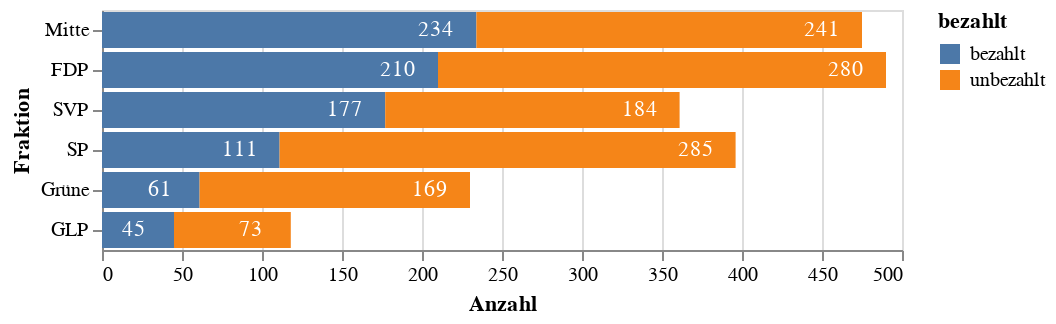

The cell this chart's notebook holds for it:
### Code cell
source = duckdb.query('''
    select fraktion_lang fraktion, 'bezahlt' bezahlt, count(case bezahlt when 'ja' then 1 end) count, count(case bezahlt when 'ja' then 1 end) sort
    from df_bekannt b
    join df_fraktionen f on f.fraktion = b.fraktion
    group by 1, 2
    union all
    select fraktion_lang fraktion, 'unbezahlt' bezahlt, count(case bezahlt when 'nein' then 1 end), count(case bezahlt when 'ja' then 1 end)
    from df_bekannt b
    join df_fraktionen f on f.fraktion = b.fraktion
    group by 1, 2
''').to_df()

bars = alt.Chart(source).mark_bar(opacity=1.0).encode(
    x=alt.X('count', title='Anzahl', sort='-x', stack='zero'),
    y=alt.Y('fraktion', sort=alt.EncodingSortField('sort', order='descending'), title='Fraktion'),
    color='bezahlt',
    tooltip='count',
)

text = alt.Chart(source).mark_text(dx=-20, color='white').encode(
    x=alt.X('count', title='Anzahl', stack='zero'),
    y=alt.Y('fraktion', sort=alt.EncodingSortField('sort', order='descending'), title='Fraktion'),
    detail='bezahlt',
    text=alt.Text('count'),
)

chart = bars + text
chart.save('output/bars-nach-fraktion-und-bezahlt-absolut.pdf')
chart

### Figure 1 — Vega-Lite specification as saved in the notebook (floating-point values rounded to 4 significant figures)
{"config": {"view": {"continuousWidth": 400, "continuousHeight": 300}}, "layer": [{"mark": {"type": "bar", "opacity": 1.0}, "encoding": {"color": {"field": "bezahlt", "type": "nominal"}, "tooltip": {"field": "count", "type": "quantitative"}, "x": {"field": "count", "sort": "-x", "stack": "zero", "title": "Anzahl", "type": "quantitative"}, "y": {"field": "fraktion", "sort": {"field": "sort", "order": "descending"}, "title": "Fraktion", "type": "nominal"}}}, {"mark": {"type": "text", "color": "white", "dx": -20}, "encoding": {"detail": {"field": "bezahlt", "type": "nominal"}, "text": {"field": "count", "type": "quantitative"}, "x": {"field": "count", "stack": "zero", "title": "Anzahl", "type": "quantitative"}, "y": {"field": "fraktion", "sort": {"field": "sort", "order": "descending"}, "title": "Fraktion", "type": "nominal"}}}], "data": {"name": "data-409b3dc966c9378192210898df589554"}, "$schema": "https://vega.github.io/schema/vega-lite/v4.17.0.json", "datasets": {"data-409b3dc966c9378192210898df589554": [{"fraktion": "SP", "bezahlt": "bezahlt", "count": 111, "sort": 111}, {"fraktion": "Grüne", "bezahlt": "bezahlt", "count": 61, "sort": 61}, {"fraktion": "SVP", "bezahlt": "bezahlt", "count": 177, "sort": 177}, {"fraktion": "FDP", "bezahlt": "bezahlt", "count": 210, "sort": 210}, {"fraktion": "Mitte", "bezahlt": "bezahlt", "count": 234, "sort": 234}, {"fraktion": "GLP", "bezahlt": "bezahlt", "count": 45, "sort": 45}, {"fraktion": "SP", "bezahlt": "unbezahlt", "count": 285, "sort": 111}, {"fraktion": "Grüne", "bezahlt": "unbezahlt", "count": 169, "sort": 61}, {"fraktion": "SVP", "bezahlt": "unbezahlt", "count": 184, "sort": 177}, {"fraktion": "FDP", "bezahlt": "unbezahlt", "count": 280, "sort": 210}, {"fraktion": "Mitte", "bezahlt": "unbezahlt", "count": 241, "sort": 234}, {"fraktion": "GLP", "bezahlt": "unbezahlt", "count": 73, "sort": 45}]}}
